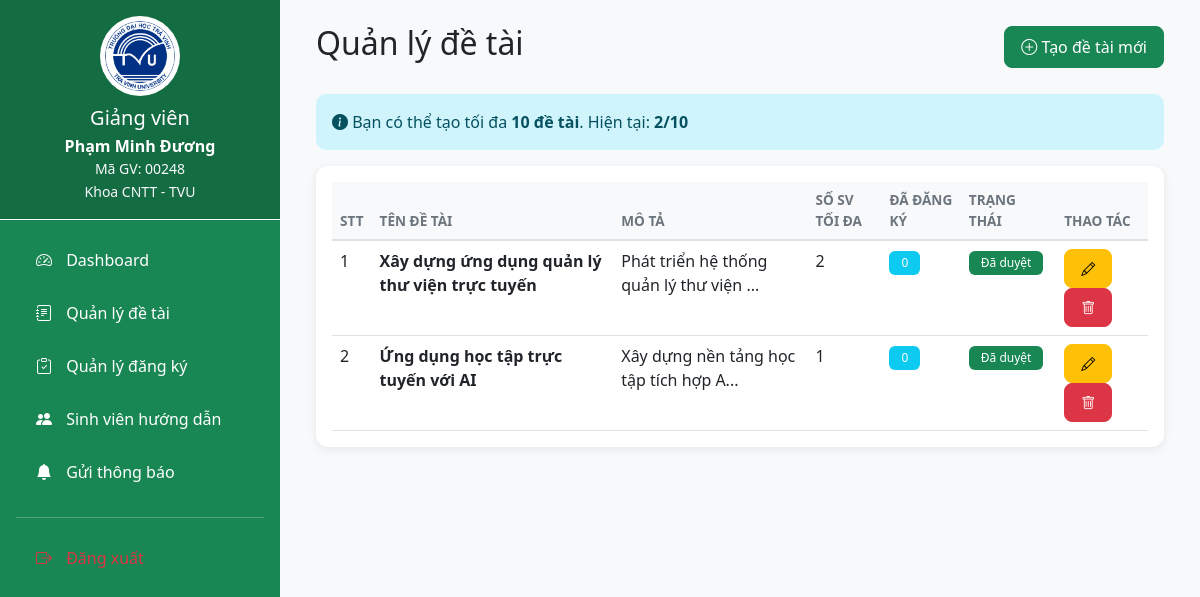
The page /public/teacher/topics (signed in) on the database its author committed.
### tables this page shows
CREATE TABLE IF NOT EXISTS topics (
    topic_id INT AUTO_INCREMENT PRIMARY KEY,
    teacher_id INT NOT NULL,
    title VARCHAR(500) NOT NULL,
    description TEXT,
    requirements TEXT,
    max_students INT DEFAULT 1 CHECK (max_students > 0 AND max_students <= 10),
    current_students INT DEFAULT 0 CHECK (current_students >= 0),
    status ENUM('pending', 'approved', 'rejected') DEFAULT 'pending',
    created_at TIMESTAMP DEFAULT CURRENT_TIMESTAMP,
    updated_at TIMESTAMP DEFAULT CURRENT_TIMESTAMP ON UPDATE CURRENT_TIMESTAMP,
    deleted_at TIMESTAMP NULL,
    
     
    FOREIGN KEY (teacher_id) REFERENCES users(user_id) ON DELETE CASCADE,
    
     
    INDEX idx_teacher_id (teacher_id),
    INDEX idx_status (status),
    INDEX idx_deleted_at (deleted_at),
    INDEX idx_created_at (created_at)
);

### app/core/Controller.php (called while the page is built, shortened)
<?php
class Controller {
    public function model($model) {
        return new $model();
    }
    public function view($view, $data = []) {
        require_once '../app/views/' . $view . '.php';
    }
}

### app/controllers/TeacherController.php (called while the page is built, shortened)
<?php
class TeacherController extends Controller {
    private function checkTeacherSession() {
        return $_SESSION['user_id'];
    }
    public function topics() {
        $teacherId = $this->checkTeacherSession();
        $topicModel = $this->model('Topic');
        $timeModel = $this->model('TimeSetting');
        $data = [
            'title' => 'Quản lý đề tài',
            'topics' => $topicModel->getByTeacherId($teacherId),
            'can_create' => $timeModel->isFeatureEnabled('topic_creation'),
            'creation_time' => $timeModel->getByType('topic_creation')
        ];
        $this->view('teacher/topics', $data);
    }
}

### app/core/App.php (called while the page is built, shortened)
<?php
class App {
    protected $method = 'login';
    public function __construct() {
        $url = $this->parseUrl();
        if (isset($url[0]) && file_exists('../app/controllers/' . ucfirst($url[0]) . 'Controller.php')) {
            unset($url[0]);
        }
        $this->controller = new $this->controller;
        if (get_class($this->controller) !== 'AuthController') {
            $this->method = 'index';
        }
        if (isset($url[1]) && method_exists($this->controller, $url[1])) {
            $this->method = $url[1];
            unset($url[1]);
        }
        $this->params = $url ? array_values($url) : [];
        call_user_func_array([$this->controller, $this->method], $this->params);
    }
    private function parseUrl() {
        if (isset($_GET['url'])) {
            return explode('/', filter_var(rtrim($_GET['url'], '/'), FILTER_SANITIZE_URL));
        }
        return [];
    }
}

### public/index.php (called while the page is built, shortened)
<?php
    require_once '../app/core/App.php';
    require_once '../app/core/Controller.php';
    require_once '../app/core/Database.php';
    $app = new App();

### app/models/Topic.php (called while the page is built, shortened)
<?php
class Topic {
    private $db;
    public function __construct() {
        $this->db = Database::getInstance();
    }
    public function getByTeacherId($teacherId) {
        $stmt = $this->db->prepare("SELECT * FROM topics WHERE teacher_id = ? ORDER BY created_at DESC");
        $stmt->execute([$teacherId]);
        return $stmt->fetchAll(PDO::FETCH_ASSOC);
    }
}

### app/core/Database.php (called while the page is built, shortened)
<?php
class Database {
    private static $instance = null;
    private function __construct() {
        $this->pdo = new PDO(
            'mysql:host=' . DB_HOST . ';dbname=' . DB_NAME,
            DB_USER,
            DB_PASS
        );
    }
    public static function getInstance(): PDO {
        if (self::$instance === null) {
            self::$instance = new Database();
        }
        return self::$instance->pdo;
    }
}

### app/views/teacher/topics.php (the view, shortened to what this page needs)
<?php include_once __DIR__ . '/../layouts/header.php'; ?>
<div class="d-flex">
    <?php include_once __DIR__ . '/../layouts/teacher_sidebar.php'; ?>
    <div class="main-content flex-grow-1 p-4">
        <div class="container-fluid">
            <div class="d-flex justify-content-between align-items-center mb-4">
                <h2>Quản lý đề tài</h2>
                <a href="/PHP-CN/public/teacher/createTopic" class="btn btn-success">
                    <i class="bi bi-plus-circle"></i> Tạo đề tài mới
                </a>
            </div>
            <div class="alert alert-info">
                <i class="bi bi-info-circle-fill"></i> Bạn có thể tạo tối đa <strong>10 đề tài</strong>.
                Hiện tại: <strong><?= count($data['topics']) ?>/10</strong>
            </div>
            <div class="card">
                <div class="card-body">
                    <div class="table-responsive">
                        <table class="table">
                            <thead class="table-light">
                                <tr>
                                    <th>STT</th>
                                    <th>Tên đề tài</th>
                                    <th>Mô tả</th>
                                    <th>Số SV tối đa</th>
                                    <th>Đã đăng ký</th>
                                    <th>Trạng thái</th>
                                    <th>Thao tác</th>
                                </tr>
                            </thead>
                            <tbody>
                                <?php if (empty($data['topics'])): ?>
                                    <tr>
                                        <td colspan="7" class="text-center text-muted">
                                            Chưa có đề tài nào. Hãy tạo đề tài mới!
                                        </td>
                                    </tr>
                                <?php else: ?>
                                    <?php foreach ($data['topics'] as $index => $topic): ?>
                                    <tr>
                                        <td><?= $index + 1 ?></td>
                                        <td><strong><?= htmlspecialchars($topic['title']) ?></strong></td>
                                        <td><?= htmlspecialchars(substr($topic['description'], 0, 50)) ?>...</td>
                                        <td><?= $topic['max_students'] ?></td>
                                        <td>
                                            <span class="badge bg-info"><?= $topic['current_students'] ?></span>
                                        </td>
                                        <td>
                                            <?php
                                            $statusBadges = [
                                                'pending' => 'warning',
                                                'approved' => 'success',
                                                'rejected' => 'danger'
                                            ];
                                            $statusNames = [
                                                'pending' => 'Chờ duyệt',
                                                'approved' => 'Đã duyệt',
                                                'rejected' => 'Từ chối'
                                            ];
                                            ?>
                                            <span class="badge bg-<?= $statusBadges[$topic['status']] ?>">
                                                <?= $statusNames[$topic['status']] ?>
                                            </span>
                                        </td>
                                        <td>
                                            <a href="/PHP-CN/public/teacher/editTopic/<?= $topic['topic_id'] ?>"
                                               class="btn btn-sm btn-warning" title="Sửa">
                                                <i class="bi bi-pencil"></i>
                                            </a>
                                            <a href="/PHP-CN/public/teacher/deleteTopic/<?= $topic['topic_id'] ?>"
                                               class="btn btn-sm btn-danger" title="Xóa"
                                               onclick="return confirm('Bạn có chắc muốn xóa đề tài này?\n\nLưu ý: Các sinh viên đã đăng ký sẽ bị ảnh hưởng!')">
                                                <i class="bi bi-trash"></i>
                                            </a>
                                        </td>
                                    </tr>
                                    <?php endforeach; ?>
                                <?php endif; ?>
                            </tbody>
                        </table>
                    </div>
                </div>
            </div>
        </div>
    </div>
</div>
<?php include_once __DIR__ . '/../layouts/footer.php'; ?>

### public/css/admin.css (style rules this page uses)
* { margin: 0; padding: 0; box-sizing: border-box; }
body { font-family: 'Segoe UI', Tahoma, Geneva, Verdana, sans-serif; background-color: #f8f9fa; }
.main-content { margin-left: 280px; min-height: 100vh; background-color: #f8f9fa; }
.card { border: none; border-radius: 12px; box-shadow: 0 2px 8px rgba(0, 0, 0, 0.08); transition: transform 0.3s, box-shadow 0.3s; }
.table { margin-bottom: 0; }
.table thead th { border-bottom: 2px solid #dee2e6; font-weight: 600; text-transform: uppercase; font-size: 0.85rem; color: #6c757d; }
.badge { padding: 6px 12px; font-weight: 500; }
.btn { border-radius: 8px; padding: 8px 16px; font-weight: 500; transition: all 0.3s; }
.alert { border-radius: 10px; border: none; }

### rows shown on the page
topics: title "Xây dựng ứng dụng quản lý thư viện trực tuyến", description "Phát triển hệ thống quản lý thư viện", max_students "2", current_students "0", status "Đã duyệt"
topics: title "Ứng dụng học tập trực tuyến với AI", description "Xây dựng nền tảng học tập tích hợp A", max_students "1", current_students "0", status "Đã duyệt"

### other values the page prints
$_SESSION['full_name'] "Phạm Minh Đương"
$_SESSION['username'] "00248"
count($data['topics']) "2"
